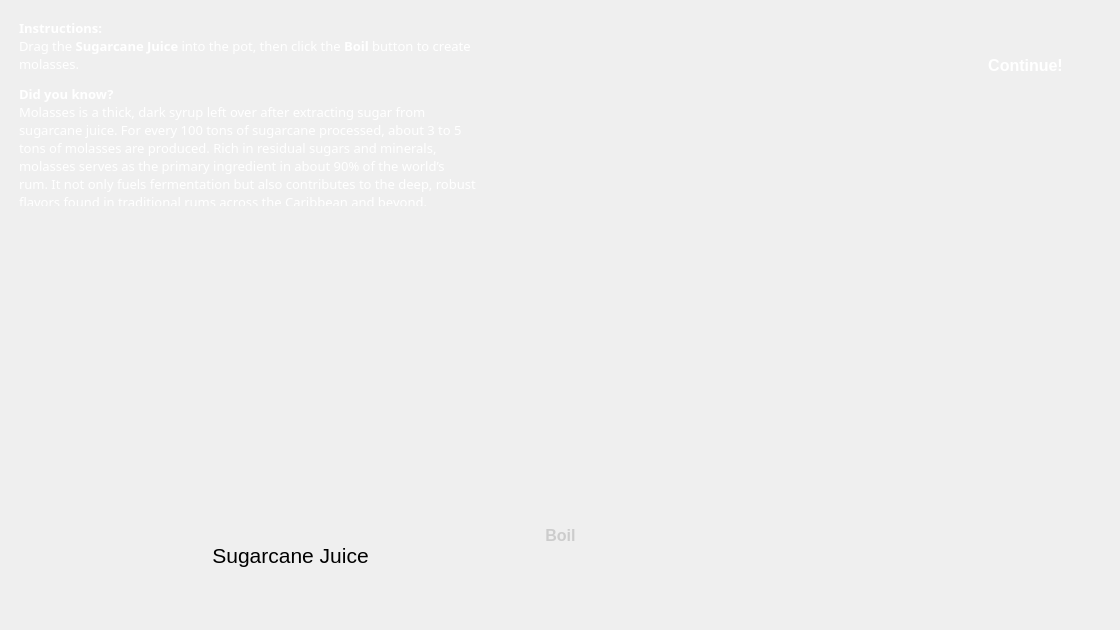
<?xml version="1.0" encoding="UTF-8"?>
<ui version="4.0">
 <class>CaribbeanBoiling</class>
 <widget class="QWidget" name="CaribbeanBoiling">
  <property name="geometry">
   <rect>
    <x>0</x>
    <y>0</y>
    <width>1120</width>
    <height>630</height>
   </rect>
  </property>
  <property name="font">
   <font>
    <pointsize>4</pointsize>
   </font>
  </property>
  <property name="windowTitle">
   <string>Form</string>
  </property>
  <widget class="QLabel" name="boilingText">
   <property name="geometry">
    <rect>
     <x>10</x>
     <y>10</y>
     <width>471</width>
     <height>201</height>
    </rect>
   </property>
   <property name="font">
    <font>
     <family>Trebuchet MS</family>
     <pointsize>12</pointsize>
     <bold>false</bold>
    </font>
   </property>
   <property name="styleSheet">
    <string notr="true">color: white;
background: qlineargradient(
        x1:0, y1:0, x2:0, y2:1,
        stop:0 rgba(100, 100, 100, 100),
        stop:1 rgba(30, 30, 30, 220)
    );    
border-radius: 20px;
padding: 5px;</string>
   </property>
   <property name="text">
    <string>&lt;html&gt;&lt;head/&gt;&lt;body&gt;&lt;p&gt;&lt;span style=&quot; font-size:10pt; font-weight:700;&quot;&gt;Instructions:&lt;/span&gt;&lt;span style=&quot; font-size:10pt;&quot;&gt;&lt;br/&gt;Drag the &lt;/span&gt;&lt;span style=&quot; font-size:10pt; font-weight:700;&quot;&gt;Sugarcane Juice&lt;/span&gt;&lt;span style=&quot; font-size:10pt;&quot;&gt; into the pot, then click the &lt;/span&gt;&lt;span style=&quot; font-size:10pt; font-weight:700;&quot;&gt;Boil&lt;/span&gt;&lt;span style=&quot; font-size:10pt;&quot;&gt; button to create molasses.&lt;/span&gt;&lt;/p&gt;&lt;p&gt;&lt;span style=&quot; font-size:10pt; font-weight:700;&quot;&gt;Did you know?&lt;/span&gt;&lt;span style=&quot; font-size:10pt;&quot;&gt;&lt;br/&gt;Molasses is a thick, dark syrup left over after extracting sugar from sugarcane juice. For every 100 tons of sugarcane processed, about 3 to 5 tons of molasses are produced. Rich in residual sugars and minerals, molasses serves as the primary ingredient in about 90% of the world’s rum. It not only fuels fermentation but also contributes to the deep, robust flavors found in traditional rums across the Caribbean and beyond.&lt;/span&gt;&lt;/p&gt;&lt;/body&gt;&lt;/html&gt;</string>
   </property>
   <property name="alignment">
    <set>Qt::AlignmentFlag::AlignLeading|Qt::AlignmentFlag::AlignLeft|Qt::AlignmentFlag::AlignTop</set>
   </property>
   <property name="wordWrap">
    <bool>true</bool>
   </property>
  </widget>
  <widget class="QLabel" name="sugarcaneText">
   <property name="geometry">
    <rect>
     <x>210</x>
     <y>540</y>
     <width>161</width>
     <height>31</height>
    </rect>
   </property>
   <property name="font">
    <font>
     <pointsize>16</pointsize>
    </font>
   </property>
   <property name="text">
    <string>Sugarcane Juice</string>
   </property>
   <property name="scaledContents">
    <bool>true</bool>
   </property>
   <property name="alignment">
    <set>Qt::AlignmentFlag::AlignCenter</set>
   </property>
  </widget>
  <widget class="QPushButton" name="boilButton">
   <property name="enabled">
    <bool>false</bool>
   </property>
   <property name="geometry">
    <rect>
     <x>510</x>
     <y>520</y>
     <width>101</width>
     <height>31</height>
    </rect>
   </property>
   <property name="font">
    <font>
     <pointsize>-1</pointsize>
     <bold>true</bold>
     <kerning>true</kerning>
    </font>
   </property>
   <property name="styleSheet">
    <string notr="true">QPushButton {
    color: white;
    background-color: qlineargradient(
        x1: 0, y1: 0,
        x2: 0, y2: 1,
        stop: 0 #ff944d,
        stop: 1 #ff6f00);
    border: none;
    border-radius: 10px;
    padding: 8px 16px;
    font-size: 16px;
    font-weight: bold;
}

QPushButton:hover {
    background-color: qlineargradient(
        x1: 0, y1: 0,
        x2: 0, y2: 1,
        stop: 0 #ffa366,
        stop: 1 #ff7f24);
}

QPushButton:pressed {
    background-color: qlineargradient(
        x1: 0, y1: 0,
        x2: 0, y2: 1,
        stop: 0 #e65100,
        stop: 1 #bf360c);
}

QPushButton:disabled {
    color: #cccccc;
    background-color: qlineargradient(
        x1: 0, y1: 0,
        x2: 0, y2: 1,
        stop: 0 #999999,
        stop: 1 #777777);
}</string>
   </property>
   <property name="text">
    <string>Boil</string>
   </property>
  </widget>
  <widget class="QLabel" name="molassesText">
   <property name="enabled">
    <bool>true</bool>
   </property>
   <property name="geometry">
    <rect>
     <x>730</x>
     <y>540</y>
     <width>161</width>
     <height>31</height>
    </rect>
   </property>
   <property name="font">
    <font>
     <pointsize>22</pointsize>
    </font>
   </property>
   <property name="styleSheet">
    <string notr="true"/>
   </property>
   <property name="text">
    <string/>
   </property>
   <property name="scaledContents">
    <bool>true</bool>
   </property>
   <property name="alignment">
    <set>Qt::AlignmentFlag::AlignCenter</set>
   </property>
  </widget>
  <widget class="QLabel" name="boilCountdownText">
   <property name="enabled">
    <bool>true</bool>
   </property>
   <property name="geometry">
    <rect>
     <x>480</x>
     <y>230</y>
     <width>151</width>
     <height>61</height>
    </rect>
   </property>
   <property name="font">
    <font>
     <pointsize>32</pointsize>
     <bold>true</bold>
    </font>
   </property>
   <property name="text">
    <string/>
   </property>
   <property name="alignment">
    <set>Qt::AlignmentFlag::AlignCenter</set>
   </property>
  </widget>
  <widget class="QPushButton" name="continueButton">
   <property name="geometry">
    <rect>
     <x>960</x>
     <y>40</y>
     <width>131</width>
     <height>51</height>
    </rect>
   </property>
   <property name="styleSheet">
    <string notr="true">QPushButton {
    /* Base style */
    color: white;
    background-color: qlineargradient(
        x1: 0, y1: 0, 
        x2: 0, y2: 1, 
        stop: 0 #5cb85c, 
        stop: 1 #4cae4c);
    border: none;
    border-radius: 10px;
    padding: 8px 16px;
    font-size: 16px;
    font-weight: bold;
}

QPushButton:hover {
    /* Slightly brighter on hover */
    background-color: qlineargradient(
        x1: 0, y1: 0, 
        x2: 0, y2: 1, 
        stop: 0 #66bb6a, 
        stop: 1 #43a047);
}

QPushButton:pressed {
    /* Darker when pressed */
    background-color: qlineargradient(
        x1: 0, y1: 0, 
        x2: 0, y2: 1, 
        stop: 0 #43a047, 
        stop: 1 #388e3c);
}
</string>
   </property>
   <property name="text">
    <string>Continue!</string>
   </property>
  </widget>
 </widget>
 <resources/>
 <connections/>
</ui>
